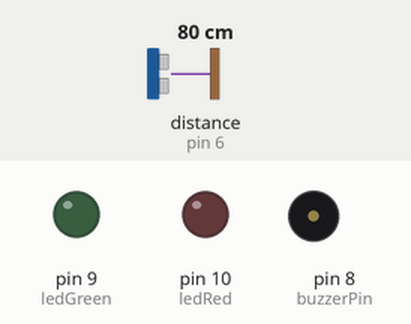
The sketch below on a simulated Arduino Uno, built with avr-gcc and run on an emulated ATmega328P. Shown: output pins drawn as LEDs (lit = HIGH), buzzer (waves = sounding). Wiring (inferred from the names in the program): ultrasonic range finder: trigger pin 7; echo pin 6. The test bench sets the inputs (shaded band); at power-on: distance to the obstacle (sensor on pin 6) 80 cm. The echo pulse lasts 58.3 µs per cm; pins used as bus, display or sensor lines are not drawn.

Above: at 1.2 s.
1.3 s: distance to the obstacle (sensor on pin 6) set to 52 cm
2.8 s: distance to the obstacle (sensor on pin 6) set to 45 cm
At 3.4 s:
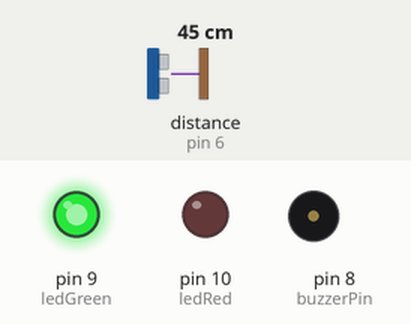
5.8 s: distance to the obstacle (sensor on pin 6) set to 13 cm
At 6.57 s:
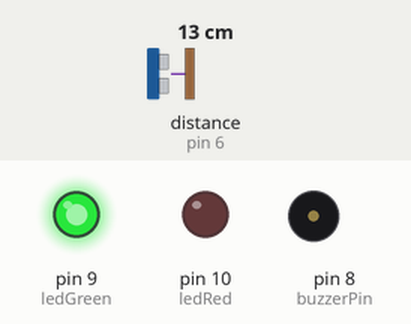
8.8 s: distance to the obstacle (sensor on pin 6) set to 10 cm
At 9.1 s:
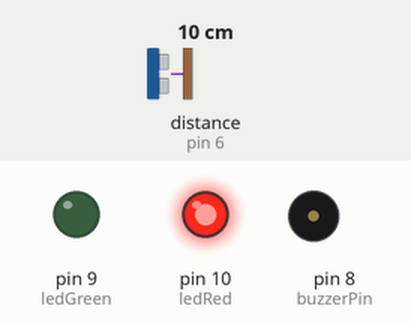
11.8 s: distance to the obstacle (sensor on pin 6) set to 18 cm
At 12.13 s:
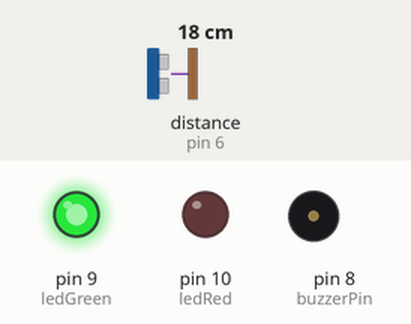
14.8 s: distance to the obstacle (sensor on pin 6) set to 2 cm
At 15.24 s:
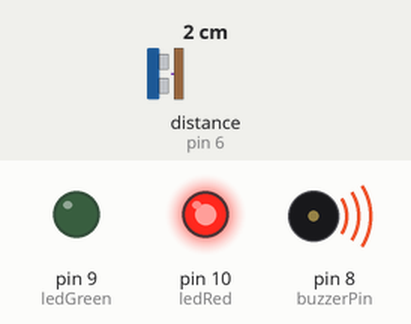
Timing chart, 0 to 18.8 s (numbered marks = the images above; inputs shaded):
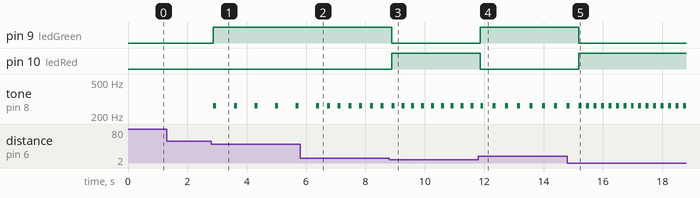

The sketch:

Ultrasonic-Sensor-Alarm.ino
```cpp
#define echoPin 6
#define trigPin 7
#define buzzerPin 8
#define ledGreen 9
#define ledRed 10

int maxRange = 50;
int minRange = 0;

void setup() {
  pinMode(echoPin, INPUT);
  pinMode(trigPin, OUTPUT);
  pinMode(buzzerPin, OUTPUT);
  pinMode(ledGreen, OUTPUT);
  pinMode(ledRed, OUTPUT);
}

void loop() {
  int distance = measureDistance(maxRange, minRange);
  controlLED(distance);
  beep(distance);
}

int measureDistance(int maxRange, int minRange) {
  long duration, distance;

  digitalWrite(trigPin, LOW);
  delayMicroseconds(2);
  digitalWrite(trigPin, HIGH);
  delayMicroseconds(10);
  digitalWrite(trigPin, LOW);

  duration = pulseIn(echoPin, HIGH);
  distance = duration / 58.2;
  delay(50);

  if (distance >= maxRange || distance <= minRange) {
    return 0;
  }
  return distance;
}

void beep(int distance) {
  if (distance > 0 && distance <= maxRange) {
    int delayTime = map(distance, 1, maxRange, 100, 600);

    tone(buzzerPin, 262);
    delay(100);
    noTone(buzzerPin);
    delay(delayTime);
  }
}

void controlLED(int distance) {
  if (distance > 10) {
    digitalWrite(ledGreen, HIGH);
    digitalWrite(ledRed, LOW);
  } else if (distance > 0 && distance <= 10) {
    digitalWrite(ledGreen, LOW);
    digitalWrite(ledRed, HIGH);
  } else {
    digitalWrite(ledGreen, LOW);
    digitalWrite(ledRed, LOW);
  }
}
```

Measured:
- the behaviour switches between 50 and 49 cm on distance to the obstacle (sensor on pin 6) (found by bisection; images 0 and 1)
- the behaviour switches between 12 and 11 cm on distance to the obstacle (sensor on pin 6) (found by bisection; images 2 and 3)
- after the input at 1.3 s, every drawn part: stays the same
- after the input at 2.8 s, pin 9 (ledGreen): LOW → HIGH after 0.08 s; tone on pin 8 (buzzerPin): alternates 262 Hz for 0.10 s and silent for 0.59 s, starting after 0.08 s
- after the input at 5.8 s, tone on pin 8 (buzzerPin): alternates 262 Hz for 0.10 s and silent for 0.26 s, starting after 0.91 s
- after the input at 8.8 s, pin 9 (ledGreen): HIGH → LOW after 0.09 s; pin 10 (ledRed): LOW → HIGH after 0.09 s
- after the input at 11.8 s, pin 9 (ledGreen): LOW → HIGH after 0.08 s; pin 10 (ledRed): HIGH → LOW after 0.08 s
- after the input at 14.8 s, pin 9 (ledGreen): HIGH → LOW after 0.39 s; pin 10 (ledRed): LOW → HIGH after 0.39 s
